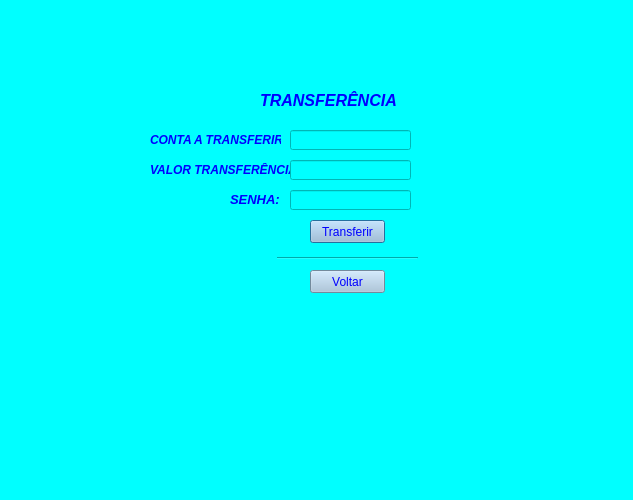
<?xml version="1.0" encoding="UTF-8"?>
<ui version="4.0">
 <class>Dialog</class>
 <widget class="QDialog" name="Dialog">
  <property name="geometry">
   <rect>
    <x>0</x>
    <y>0</y>
    <width>633</width>
    <height>500</height>
   </rect>
  </property>
  <property name="windowTitle">
   <string>Dialog</string>
  </property>
  <property name="styleSheet">
   <string notr="true">background-color: cyan</string>
  </property>
  <widget class="QLabel" name="label">
   <property name="geometry">
    <rect>
     <x>260</x>
     <y>80</y>
     <width>161</width>
     <height>41</height>
    </rect>
   </property>
   <property name="text">
    <string>&lt;html&gt;&lt;head/&gt;&lt;body&gt;&lt;p&gt;&lt;span style=&quot; font-size:12pt; font-weight:600; font-style:italic; color:#0000ff;&quot;&gt;TRANSFERÊNCIA&lt;/span&gt;&lt;/p&gt;&lt;/body&gt;&lt;/html&gt;</string>
   </property>
  </widget>
  <widget class="QLabel" name="label_2">
   <property name="geometry">
    <rect>
     <x>150</x>
     <y>160</y>
     <width>141</width>
     <height>21</height>
    </rect>
   </property>
   <property name="text">
    <string>&lt;html&gt;&lt;head/&gt;&lt;body&gt;&lt;p&gt;&lt;span style=&quot; font-weight:600; font-style:italic; color:#0000ff;&quot;&gt;VALOR TRANSFERÊNCIA:&lt;/span&gt;&lt;/p&gt;&lt;/body&gt;&lt;/html&gt;</string>
   </property>
  </widget>
  <widget class="QLineEdit" name="lineEdit">
   <property name="geometry">
    <rect>
     <x>290</x>
     <y>130</y>
     <width>121</width>
     <height>20</height>
    </rect>
   </property>
  </widget>
  <widget class="QPushButton" name="pushButton">
   <property name="geometry">
    <rect>
     <x>310</x>
     <y>220</y>
     <width>75</width>
     <height>23</height>
    </rect>
   </property>
   <property name="styleSheet">
    <string notr="true">QPushButton {background-color: #A3C1DA; color: blue;}
QPushButton:hover:!pressed {border: 3px solid green;}</string>
   </property>
   <property name="text">
    <string>Transferir</string>
   </property>
  </widget>
  <widget class="QLabel" name="label_3">
   <property name="geometry">
    <rect>
     <x>150</x>
     <y>130</y>
     <width>131</width>
     <height>20</height>
    </rect>
   </property>
   <property name="text">
    <string>&lt;html&gt;&lt;head/&gt;&lt;body&gt;&lt;p&gt;&lt;span style=&quot; font-weight:600; font-style:italic; color:#0000ff;&quot;&gt;CONTA A TRANSFERIR:&lt;/span&gt;&lt;/p&gt;&lt;/body&gt;&lt;/html&gt;</string>
   </property>
  </widget>
  <widget class="QLineEdit" name="lineEdit_2">
   <property name="geometry">
    <rect>
     <x>290</x>
     <y>160</y>
     <width>121</width>
     <height>20</height>
    </rect>
   </property>
  </widget>
  <widget class="QPushButton" name="pushButton_2">
   <property name="geometry">
    <rect>
     <x>310</x>
     <y>270</y>
     <width>75</width>
     <height>23</height>
    </rect>
   </property>
   <property name="styleSheet">
    <string notr="true">QPushButton {background-color: #A3C1DA; color: blue;}
QPushButton:hover:!pressed {border: 3px solid yellow;}</string>
   </property>
   <property name="text">
    <string>Voltar</string>
   </property>
  </widget>
  <widget class="Line" name="line">
   <property name="geometry">
    <rect>
     <x>277</x>
     <y>250</y>
     <width>141</width>
     <height>16</height>
    </rect>
   </property>
   <property name="orientation">
    <enum>Qt::Horizontal</enum>
   </property>
  </widget>
  <widget class="QLabel" name="label_4">
   <property name="geometry">
    <rect>
     <x>230</x>
     <y>190</y>
     <width>51</width>
     <height>20</height>
    </rect>
   </property>
   <property name="text">
    <string>&lt;html&gt;&lt;head/&gt;&lt;body&gt;&lt;p&gt;&lt;span style=&quot; font-size:10pt; font-weight:600; font-style:italic; color:#0000ff;&quot;&gt;SENHA:&lt;/span&gt;&lt;/p&gt;&lt;/body&gt;&lt;/html&gt;</string>
   </property>
  </widget>
  <widget class="QLineEdit" name="lineEdit_3">
   <property name="geometry">
    <rect>
     <x>290</x>
     <y>190</y>
     <width>121</width>
     <height>20</height>
    </rect>
   </property>
  </widget>
 </widget>
 <resources/>
 <connections/>
</ui>
